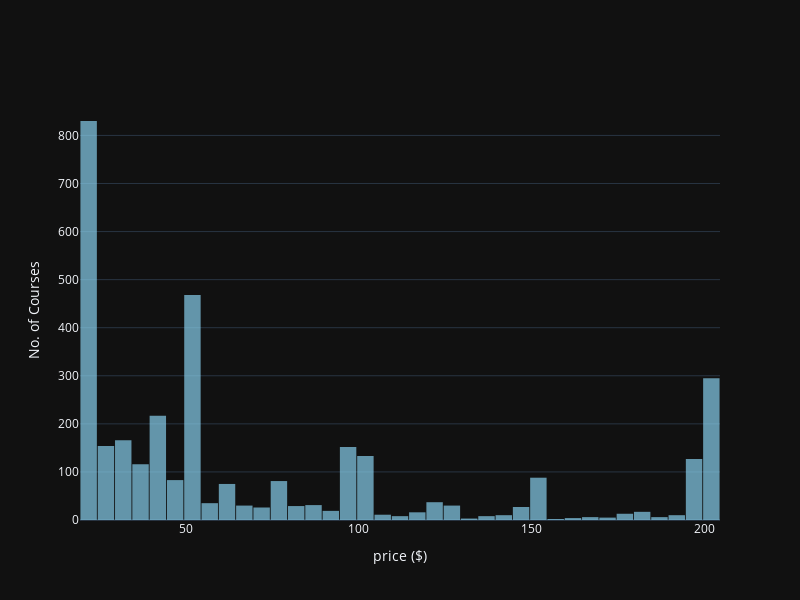

The notebook cell this image was saved under:
### Code cell
paid_courses = df[df['price'] > 0]

fig = go.Figure()

fig.add_trace(
    go.Histogram(
        x = paid_courses['price'],
        nbinsx = 40,
        name = "Price Distribution",
        marker_color = 'skyblue',
        opacity = 0.7
    )
)



fig.update_layout(
    xaxis_title = "price ($)",
    title_x = 0.5,
    yaxis_title = "No. of Courses",
    title_font_size = 18,
    template = 'plotly_dark' ,
    bargap = 0.05,
    height = 600,
    width = 800,
    showlegend = False
)
fig.show()

### Figure 1 — Plotly figure (JSON) as saved in the notebook; plotly's stock layout.template omitted (floating-point values rounded to 4 significant figures; data arrays with more than 128 entries replaced by an {"elided": "..."} marker saying what was removed)
{"data": [{"marker": {"color": "skyblue"}, "name": "Price Distribution", "nbinsx": 40, "opacity": 0.7, "type": "histogram", "x": {"elided": "3368 int values"}}], "layout": {"bargap": 0.05, "height": 600, "showlegend": false, "title": {"font": {"size": 18}, "x": 0.5}, "width": 800, "xaxis": {"autorange": true, "range": [19.5, 204.5], "title": {"text": "price ($)"}, "type": "linear"}, "yaxis": {"autorange": true, "range": [0, 873.7], "title": {"text": "No. of Courses"}}}}
